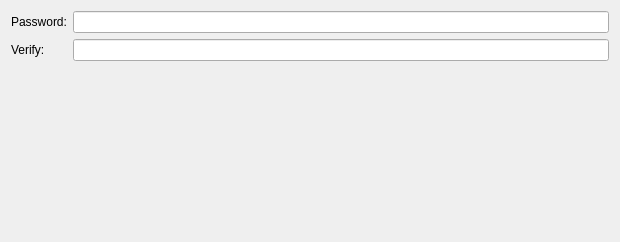
<?xml version="1.0" encoding="UTF-8"?>
<ui version="4.0">
 <class>PasswordDlg</class>
 <widget class="QWidget" name="PasswordDlg">
  <property name="geometry">
   <rect>
    <x>0</x>
    <y>0</y>
    <width>620</width>
    <height>242</height>
   </rect>
  </property>
  <property name="windowTitle">
   <string>Form</string>
  </property>
  <layout class="QGridLayout" name="gridLayout">
   <item row="3" column="1">
    <widget class="QLabel" name="strenghtLbl">
     <property name="text">
      <string/>
     </property>
    </widget>
   </item>
   <item row="0" column="0">
    <widget class="QLabel" name="label">
     <property name="text">
      <string>Password:</string>
     </property>
    </widget>
   </item>
   <item row="0" column="1">
    <widget class="QLineEdit" name="passwordEdit">
     <property name="echoMode">
      <enum>QLineEdit::Password</enum>
     </property>
    </widget>
   </item>
   <item row="2" column="1">
    <widget class="QLineEdit" name="verifyEdit">
     <property name="echoMode">
      <enum>QLineEdit::Password</enum>
     </property>
    </widget>
   </item>
   <item row="2" column="0">
    <widget class="QLabel" name="label_2">
     <property name="text">
      <string>Verify:</string>
     </property>
    </widget>
   </item>
  </layout>
 </widget>
 <resources/>
 <connections/>
</ui>
